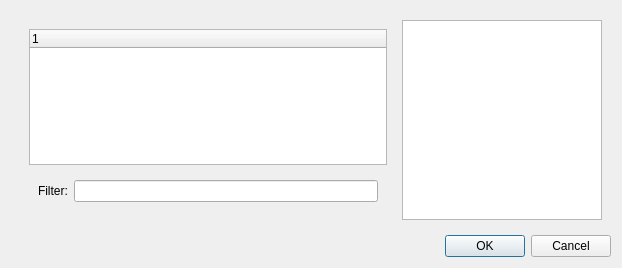
<?xml version="1.0" encoding="UTF-8"?>
<ui version="4.0">
 <class>PartSelection</class>
 <widget class="QWidget" name="PartSelection">
  <property name="geometry">
   <rect>
    <x>0</x>
    <y>0</y>
    <width>622</width>
    <height>267</height>
   </rect>
  </property>
  <property name="baseSize">
   <size>
    <width>0</width>
    <height>0</height>
   </size>
  </property>
  <property name="windowTitle">
   <string>Form</string>
  </property>
  <layout class="QVBoxLayout" name="verticalLayout_2">
   <item>
    <widget class="QWidget" name="widget_2" native="true">
     <layout class="QHBoxLayout" name="horizontalLayout">
      <item>
       <widget class="QWidget" name="widget_3" native="true">
        <layout class="QVBoxLayout" name="verticalLayout">
         <item>
          <widget class="QTreeWidget" name="partList">
           <column>
            <property name="text">
             <string notr="true">1</string>
            </property>
           </column>
          </widget>
         </item>
         <item>
          <widget class="QWidget" name="widget_4" native="true">
           <layout class="QFormLayout" name="formLayout">
            <item row="1" column="1">
             <widget class="QLineEdit" name="filter"/>
            </item>
            <item row="1" column="0">
             <widget class="QLabel" name="label">
              <property name="text">
               <string>Filter:</string>
              </property>
             </widget>
            </item>
           </layout>
          </widget>
         </item>
        </layout>
       </widget>
      </item>
      <item>
       <widget class="QGraphicsView" name="partPreview">
        <property name="minimumSize">
         <size>
          <width>200</width>
          <height>200</height>
         </size>
        </property>
        <property name="maximumSize">
         <size>
          <width>200</width>
          <height>200</height>
         </size>
        </property>
        <property name="baseSize">
         <size>
          <width>100</width>
          <height>100</height>
         </size>
        </property>
       </widget>
      </item>
     </layout>
    </widget>
   </item>
   <item>
    <widget class="QDialogButtonBox" name="buttonBox">
     <property name="standardButtons">
      <set>QDialogButtonBox::Cancel|QDialogButtonBox::Ok</set>
     </property>
    </widget>
   </item>
  </layout>
 </widget>
 <resources/>
 <connections/>
</ui>
